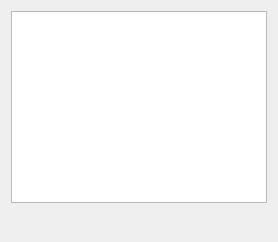
          <widget class="QWidget" name="tab_6">
           <attribute name="icon">
            <iconset resource="Icons/icons.qrc">
             <normaloff>:/allIcons/bluetooth-icon.png</normaloff>:/allIcons/bluetooth-icon.png</iconset>
           </attribute>
           <attribute name="title">
            <string>Bluetooth</string>
           </attribute>
           <layout class="QVBoxLayout" name="verticalLayout_9">
            <item>
             <layout class="QVBoxLayout" name="verticalLayout_8">
              <item>
               <widget class="QListWidget" name="listWidget"/>
              </item>
              <item>
               <layout class="QHBoxLayout" name="horizontalLayout_13">
                <item>
                 <widget class="QPushButton" name="btn_findDevice">
                  <property name="focusPolicy">
                   <enum>Qt::NoFocus</enum>
                  </property>
                  <property name="toolTip">
                   <string>Find Devices</string>
                  </property>
                  <property name="text">
                   <string/>
                  </property>
                  <property name="icon">
                   <iconset resource="Icons/icons.qrc">
                    <normaloff>:/allIcons/glossy-3d-blue-orbs2-040-icon.png</normaloff>:/allIcons/glossy-3d-blue-orbs2-040-icon.png</iconset>
                  </property>
                  <property name="iconSize">
                   <size>
                    <width>64</width>
                    <height>64</height>
                   </size>
                  </property>
                  <property name="flat">
                   <bool>true</bool>
                  </property>
                 </widget>
                </item>
                <item>
                 <widget class="QPushButton" name="btn_UseSel">
                  <property name="focusPolicy">
                   <enum>Qt::NoFocus</enum>
                  </property>
                  <property name="toolTip">
                   <string>Use Selected</string>
                  </property>
                  <property name="text">
                   <string/>
                  </property>
                  <property name="icon">
                   <iconset>
                    <normaloff>Icons/glossy-3d-blue-orbs2-043-icon.png</normaloff>Icons/glossy-3d-blue-orbs2-043-icon.png</iconset>
                  </property>
                  <property name="iconSize">
                   <size>
                    <width>64</width>
                    <height>64</height>
                   </size>
                  </property>
                  <property name="flat">
                   <bool>true</bool>
                  </property>
                 </widget>
                </item>
                <item>
                 <spacer name="horizontalSpacer_3">
                  <property name="orientation">
                   <enum>Qt::Horizontal</enum>
                  </property>
                  <property name="sizeHint" stdset="0">
                   <size>
                    <width>40</width>
                    <height>20</height>
                   </size>
                  </property>
                 </spacer>
                </item>
               </layout>
              </item>
             </layout>
            </item>
           </layout>
          </widget>
